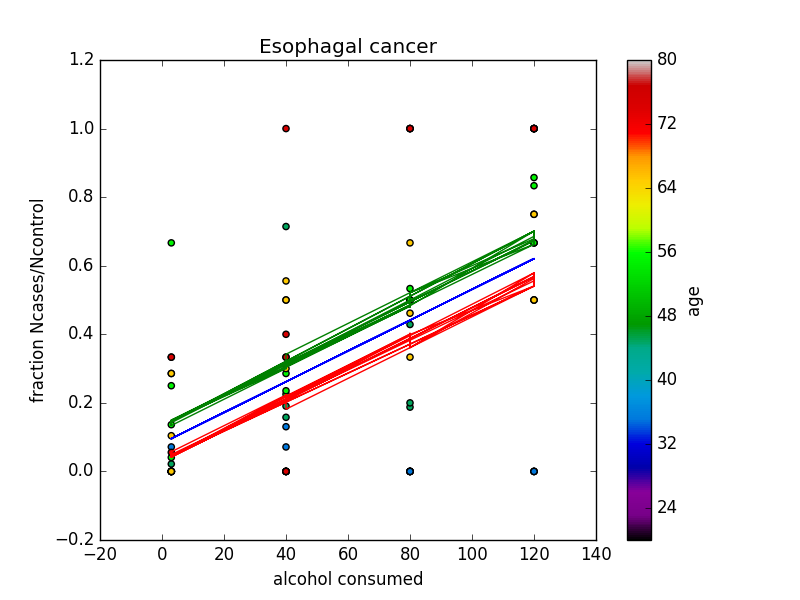

This chart was generated by the following Python code:
#### the format of the datafile columns are like so:  ###

#[,1] 	"agegp" 	Age group
#                       1 25--34 years
#			2 35--44
#			3 45--54
#			4 55--64
#			5 65--74
#			6 75+
#[,2] 	"alcgp" 	Alcohol consumption
#                       1 0--39 gm/day
#			2 40--79
#			3 80--119
#			4 120+
#[,3] 	"tobgp" 	Tobacco consumption
#                       1 0-- 9 gm/day
#			2 10--19
#			3 20--29
#			4 30+
#[,4] 	"ncases" 	Number of cases 	
#[,5] 	"ncontrols" 	Number of controls

###################################################

# import some libraries that we will need
import numpy as np
import matplotlib.pyplot as plt


##  read in the data file  ##
##  columns separated by commas.  We want columns 1-5, and not the first row.
data = np.genfromtxt("esoph.csv",delimiter=",",usecols=(1,2,3,4,5),skip_header=1,dtype='str')

# the result "data" is a matrix of all of the information.  Now we need to organize it a little bit.

# these are some empty placeholder lists
# we will fill them with data
age = []
alc = []
tob = []
ncases=[]
ncontrol=[]

## this "for loop" iterates through every row in the "data" matrix
## it fills our lists with the correct data

for row in data:
    age.append(row[0])
    alc.append(row[1])
    tob.append(row[2])
    ncases.append(row[3])
    ncontrol.append(row[4])

# our lists are ranges, something like 18 - 25  but really we want some numbers.
# this next code takes each entry and slices it up, saving only the first part.
# thus the string "18 - 25" becomes merely "18"  etc
# it uses "list comprehensions" which are cool but I'm bad at explaining them

age = [float(x[1:3]) for x in age]
alc = [x[1:4] for x in alc] # nope
tob = [x[1:3] for x in tob] # nope
ncases = [float(x) for x in ncases]
ncontrol = [float(x) for x in ncontrol]
fraction = np.array(ncases)/np.array(ncontrol)

alc = [float(s.replace("-","")) for s in alc]
tob = [float(s.replace("-","")) for s in tob]

n = len(alc)

##### calculate a confidence interval?  #####
answer = np.polyfit(alc,fraction,1)  # makes a linear fit to the data

#  standard error =  s_yx * sqrt( 1/n + (x-xbar)^2/SSx)
#  SS = sum of squares
#  s_yx = 

s_yx = np.sqrt((1./(n-2.0))* ( np.sum((np.array(fraction)-np.mean(fraction))**2.0) - ( (np.sum(np.array(alc)-np.mean(alc))*(np.array(fraction)-np.mean(fraction)))**2. / (np.sum((np.array(alc)-np.mean(alc))**2.) ))))
print s_yx
SSx = np.sum((np.array(fraction) - np.mean(fraction))**2.0)
print fraction
print np.mean(fraction)
print SSx
se =  s_yx * np.sqrt(1./np.array(n) + ((np.array(fraction) - np.mean(fraction))**2.0/SSx))
print "****"
print se

######  PLOTTING COMMANDS  #########

# selects a color map which I want for plotting
cm = plt.get_cmap("nipy_spectral")
# creates a scatter plot with the chosen parameters
image = plt.scatter(alc,fraction,c=age,vmin=20,vmax=80,cmap=cm)
plt.xlabel("alcohol consumed")
plt.ylabel("fraction Ncases/Ncontrol")
# makes the colorbar
bar = plt.colorbar(image)
bar.set_label("age")
plt.title("Esophagal cancer")
# displays the plot
why = answer[0]*np.array(alc) + answer[1]
plt.plot(alc,why)
# error lines?
plt.plot(alc,why+se)
plt.plot(alc,why-se)
plt.show()
# uncomment the line below to save the plot to a file
#plt.savefig("esoph.png")
